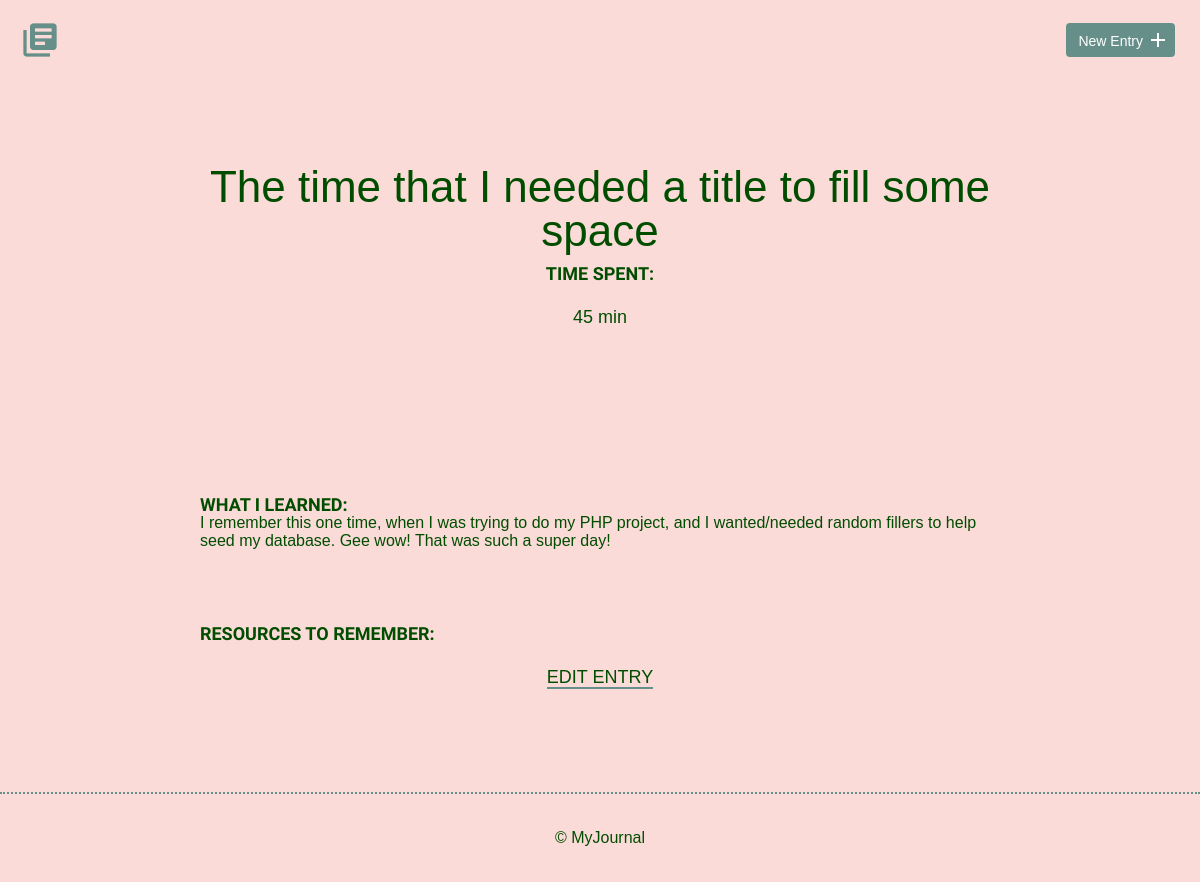
The app's page /detail.php?id=4 with its own data.
### tables this page shows
CREATE TABLE "entries" (
	`id`	INTEGER,
	`title`	TEXT,
	`date`	TEXT,
	`time_spent`	INTEGER,
	`learned`	BLOB,
	`resources`	BLOB,
	PRIMARY KEY(`id`)
);

### inc/functions.php (called while the page is built, shortened)
<?php
function show_that_entry($id) {
    include ('connections.php');
try {
   $sql =  'SELECT * FROM entries WHERE id=?';
   $results = $db->prepare($sql);
   $results->bindValue(1, $id, PDO::PARAM_STR);
   $results->execute();
} catch (Exception $e) {
    echo "Unable to get that entry. </br>";
    echo $e->getMessage();
}
$entry = $results->fetch(PDO::FETCH_ASSOC);
return $entry;
}
?>

### detail.php (the view, shortened to what this page needs)
<?php include ('inc/functions.php');
$results = show_that_entry($_GET['id']);
?>
<!DOCTYPE html>
<html>
    <head>
        <link rel="stylesheet" href="css/normalize.css">
        <link rel="stylesheet" href="css/site.css">
    </head>
    <body>
         <?php include('inc/header.php'); ?>
        <section>
            <div class="container">
                <div class="entry-list single">
                    <article>
                        <h1><?php echo $results['title']; ?></h1>
                        <time datetime="><?php echo $results['date']; ?><?php echo date('F d, Y', strtotime($results['date'])); ?></time>
                        <div class="entry">
                            <h3>Time Spent: </h3>
                            <p><?php echo $results['time_spent']; ?></p>
                        </div>
                        <div class="entry">
                            <h3>What I Learned:</h3>
                            <?php echo $results['learned']; ?>
                                                </div>
                        <div class="entry">
                            <h3>Resources to Remember:</h3>
                        </div>
                </div>
            <div class="edit">
                <p><a href="edit.php?id=<?php echo $results['id']; ?>">Edit Entry</a></p>
            </div>
        </section>
        <footer>
            <div>
                &copy; MyJournal
            </div>
        </footer>
    </body>
</html>

### css/site.css (style rules this page uses)
body { font-size: 16px; color: #004d00; font-family: 'Arial'; font-weight: 400; background-color: #FADBD8; }
.container { margin: 0 auto; padding: 0 25px; }
footer { text-align: center; padding: 35px 0; border-top: 2px dotted #678f89; }
h1, h2, h3 { margin: 0; font-weight: 400; line-height: 1em; color:#004d00; }
h1 { font-size: 44px; margin-bottom: 12px; color:#004d00; }
h3 { font-size: 18px; font-family: 'Work Sans', serif; font-weight: 600; text-transform: uppercase; color: #004d00; }
p { line-height: 1.8em; font-size: 18px; }
p a { border-bottom: 2px solid #678f89; padding: 0; color: #678f89; text-decoration: none; color: #004d00; }
.entry-list, .edit-entry, .new-entry { max-width: 800px; margin: 0 auto; padding: 70px 0 150px 0; color: #004d00; }
.entry-list article { margin-bottom: 70px; text-align: center; color: #004d00; }
.entry-list article:last-child { margin-bottom: 0; }
.entry-list.single { padding-bottom: 70px; }
.entry-list.single time { font-size: 18px; color: #004d00; }
.entry { max-width: 800px; margin: 75px auto 0 auto; text-align: left; color: #004d00; }
.edit { padding-bottom: 80px; text-align: center; margin: 0 auto; color: #004d00; }
.edit a { font-weight: 400; text-transform: uppercase; font-size: 18px; color: #004d00; }

### records on screen
entries: title "The time that I needed a title to fill some space", time_spent "45 min", learned "I remember this one time, when I was trying to do my PHP project, and I wanted/needed random fillers to help seed my database. Gee wow! That was such a super day!"
